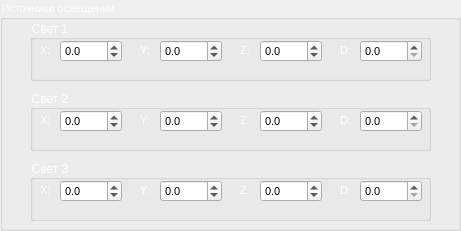
  <widget class="QGroupBox" name="group_lights">
   <property name="geometry">
    <rect>
     <x>10</x>
     <y>290</y>
     <width>461</width>
     <height>231</height>
    </rect>
   </property>
   <property name="font">
    <font>
     <pointsize>8</pointsize>
    </font>
   </property>
   <property name="styleSheet">
    <string notr="true">::title{color:white}</string>
   </property>
   <property name="title">
    <string>Источники освещения</string>
   </property>
   <widget class="QGroupBox" name="group_light_1">
    <property name="geometry">
     <rect>
      <x>30</x>
      <y>20</y>
      <width>401</width>
      <height>61</height>
     </rect>
    </property>
    <property name="title">
     <string>Свет 1</string>
    </property>
    <widget class="QLabel" name="label_20">
     <property name="geometry">
      <rect>
       <x>10</x>
       <y>20</y>
       <width>21</width>
       <height>21</height>
      </rect>
     </property>
     <property name="font">
      <font>
       <pointsize>8</pointsize>
      </font>
     </property>
     <property name="styleSheet">
      <string notr="true">color: rgb(255, 255, 255);</string>
     </property>
     <property name="text">
      <string>X:</string>
     </property>
    </widget>
    <widget class="QDoubleSpinBox" name="light1_X">
     <property name="geometry">
      <rect>
       <x>30</x>
       <y>20</y>
       <width>62</width>
       <height>22</height>
      </rect>
     </property>
     <property name="font">
      <font>
       <pointsize>8</pointsize>
      </font>
     </property>
     <property name="styleSheet">
      <string notr="true">color: rgb(0, 0, 0);</string>
     </property>
     <property name="decimals">
      <number>1</number>
     </property>
     <property name="minimum">
      <double>-100.000000000000000</double>
     </property>
     <property name="singleStep">
      <double>0.100000000000000</double>
     </property>
    </widget>
    <widget class="QLabel" name="label_21">
     <property name="geometry">
      <rect>
       <x>110</x>
       <y>20</y>
       <width>21</width>
       <height>21</height>
      </rect>
     </property>
     <property name="font">
      <font>
       <pointsize>8</pointsize>
      </font>
     </property>
     <property name="styleSheet">
      <string notr="true">color: rgb(255, 255, 255);</string>
     </property>
     <property name="text">
      <string>Y:</string>
     </property>
    </widget>
    <widget class="QDoubleSpinBox" name="light1_Y">
     <property name="geometry">
      <rect>
       <x>130</x>
       <y>20</y>
       <width>62</width>
       <height>22</height>
      </rect>
     </property>
     <property name="font">
      <font>
       <pointsize>8</pointsize>
      </font>
     </property>
     <property name="styleSheet">
      <string notr="true">color: rgb(0, 0, 0);</string>
     </property>
     <property name="decimals">
      <number>1</number>
     </property>
     <property name="minimum">
      <double>-100.000000000000000</double>
     </property>
     <property name="singleStep">
      <double>0.100000000000000</double>
     </property>
    </widget>
    <widget class="QLabel" name="label_22">
     <property name="geometry">
      <rect>
       <x>210</x>
       <y>20</y>
       <width>21</width>
       <height>21</height>
      </rect>
     </property>
     <property name="font">
      <font>
       <pointsize>8</pointsize>
      </font>
     </property>
     <property name="styleSheet">
      <string notr="true">color: rgb(255, 255, 255);</string>
     </property>
     <property name="text">
      <string>Z:</string>
     </property>
    </widget>
    <widget class="QDoubleSpinBox" name="light1_Z">
     <property name="geometry">
      <rect>
       <x>230</x>
       <y>20</y>
       <width>62</width>
       <height>22</height>
      </rect>
     </property>
     <property name="font">
      <font>
       <pointsize>8</pointsize>
      </font>
     </property>
     <property name="styleSheet">
      <string notr="true">color: rgb(0, 0, 0);</string>
     </property>
     <property name="decimals">
      <number>1</number>
     </property>
     <property name="minimum">
      <double>-100.000000000000000</double>
     </property>
     <property name="singleStep">
      <double>0.100000000000000</double>
     </property>
    </widget>
    <widget class="QLabel" name="label_23">
     <property name="geometry">
      <rect>
       <x>310</x>
       <y>20</y>
       <width>21</width>
       <height>21</height>
      </rect>
     </property>
     <property name="font">
      <font>
       <pointsize>8</pointsize>
      </font>
     </property>
     <property name="styleSheet">
      <string notr="true">color: rgb(255, 255, 255);</string>
     </property>
     <property name="text">
      <string>D:</string>
     </property>
    </widget>
    <widget class="QDoubleSpinBox" name="light1_D">
     <property name="geometry">
      <rect>
       <x>330</x>
       <y>20</y>
       <width>62</width>
       <height>22</height>
      </rect>
     </property>
     <property name="font">
      <font>
       <pointsize>8</pointsize>
      </font>
     </property>
     <property name="styleSheet">
      <string notr="true">color: rgb(0, 0, 0);</string>
     </property>
     <property name="decimals">
      <number>1</number>
     </property>
     <property name="singleStep">
      <double>0.100000000000000</double>
     </property>
    </widget>
   </widget>
   <widget class="QGroupBox" name="group_light_2">
    <property name="geometry">
     <rect>
      <x>30</x>
      <y>90</y>
      <width>401</width>
      <height>61</height>
     </rect>
    </property>
    <property name="title">
     <string>Свет 2</string>
    </property>
    <widget class="QLabel" name="label_30">
     <property name="geometry">
      <rect>
       <x>10</x>
       <y>20</y>
       <width>21</width>
       <height>21</height>
      </rect>
     </property>
     <property name="font">
      <font>
       <pointsize>8</pointsize>
      </font>
     </property>
     <property name="styleSheet">
      <string notr="true">color: rgb(255, 255, 255);</string>
     </property>
     <property name="text">
      <string>X:</string>
     </property>
    </widget>
    <widget class="QDoubleSpinBox" name="light2_X">
     <property name="geometry">
      <rect>
       <x>30</x>
       <y>20</y>
       <width>62</width>
       <height>22</height>
      </rect>
     </property>
     <property name="font">
      <font>
       <pointsize>8</pointsize>
      </font>
     </property>
     <property name="styleSheet">
      <string notr="true">color: rgb(0, 0, 0);</string>
     </property>
     <property name="decimals">
      <number>1</number>
     </property>
     <property name="minimum">
      <double>-100.000000000000000</double>
     </property>
     <property name="singleStep">
      <double>0.100000000000000</double>
     </property>
    </widget>
    <widget class="QLabel" name="label_31">
     <property name="geometry">
      <rect>
       <x>110</x>
       <y>20</y>
       <width>21</width>
       <height>21</height>
      </rect>
     </property>
     <property name="font">
      <font>
       <pointsize>8</pointsize>
      </font>
     </property>
     <property name="styleSheet">
      <string notr="true">color: rgb(255, 255, 255);</string>
     </property>
     <property name="text">
      <string>Y:</string>
     </property>
    </widget>
    <widget class="QDoubleSpinBox" name="light2_Y">
     <property name="geometry">
      <rect>
       <x>130</x>
       <y>20</y>
       <width>62</width>
       <height>22</height>
      </rect>
     </property>
     <property name="font">
      <font>
       <pointsize>8</pointsize>
      </font>
     </property>
     <property name="styleSheet">
      <string notr="true">color: rgb(0, 0, 0);</string>
     </property>
     <property name="decimals">
      <number>1</number>
     </property>
     <property name="minimum">
      <double>-100.000000000000000</double>
     </property>
     <property name="singleStep">
      <double>0.100000000000000</double>
     </property>
    </widget>
    <widget class="QLabel" name="label_32">
     <property name="geometry">
      <rect>
       <x>210</x>
       <y>20</y>
       <width>21</width>
       <height>21</height>
      </rect>
     </property>
     <property name="font">
      <font>
       <pointsize>8</pointsize>
      </font>
     </property>
     <property name="styleSheet">
      <string notr="true">color: rgb(255, 255, 255);</string>
     </property>
     <property name="text">
      <string>Z:</string>
     </property>
    </widget>
    <widget class="QDoubleSpinBox" name="light2_Z">
     <property name="geometry">
      <rect>
       <x>230</x>
       <y>20</y>
       <width>62</width>
       <height>22</height>
      </rect>
     </property>
     <property name="font">
      <font>
       <pointsize>8</pointsize>
      </font>
     </property>
     <property name="styleSheet">
      <string notr="true">color: rgb(0, 0, 0);</string>
     </property>
     <property name="decimals">
      <number>1</number>
     </property>
     <property name="minimum">
      <double>-100.000000000000000</double>
     </property>
     <property name="singleStep">
      <double>0.100000000000000</double>
     </property>
    </widget>
    <widget class="QLabel" name="label_33">
     <property name="geometry">
      <rect>
       <x>310</x>
       <y>20</y>
       <width>21</width>
       <height>21</height>
      </rect>
     </property>
     <property name="font">
      <font>
       <pointsize>8</pointsize>
      </font>
     </property>
     <property name="styleSheet">
      <string notr="true">color: rgb(255, 255, 255);</string>
     </property>
     <property name="text">
      <string>D:</string>
     </property>
    </widget>
    <widget class="QDoubleSpinBox" name="light2_D">
     <property name="geometry">
      <rect>
       <x>330</x>
       <y>20</y>
       <width>62</width>
       <height>22</height>
      </rect>
     </property>
     <property name="font">
      <font>
       <pointsize>8</pointsize>
      </font>
     </property>
     <property name="styleSheet">
      <string notr="true">color: rgb(0, 0, 0);</string>
     </property>
     <property name="decimals">
      <number>1</number>
     </property>
     <property name="singleStep">
      <double>0.100000000000000</double>
     </property>
    </widget>
   </widget>
   <widget class="QGroupBox" name="group_light_3">
    <property name="geometry">
     <rect>
      <x>30</x>
      <y>160</y>
      <width>401</width>
      <height>61</height>
     </rect>
    </property>
    <property name="title">
     <string>Свет 3</string>
    </property>
    <widget class="QLabel" name="label_34">
     <property name="geometry">
      <rect>
       <x>10</x>
       <y>20</y>
       <width>21</width>
       <height>21</height>
      </rect>
     </property>
     <property name="font">
      <font>
       <pointsize>8</pointsize>
      </font>
     </property>
     <property name="styleSheet">
      <string notr="true">color: rgb(255, 255, 255);</string>
     </property>
     <property name="text">
      <string>X:</string>
     </property>
    </widget>
    <widget class="QDoubleSpinBox" name="light3_X">
     <property name="geometry">
      <rect>
       <x>30</x>
       <y>20</y>
       <width>62</width>
       <height>22</height>
      </rect>
     </property>
     <property name="font">
      <font>
       <pointsize>8</pointsize>
      </font>
     </property>
     <property name="styleSheet">
      <string notr="true">color: rgb(0, 0, 0);</string>
     </property>
     <property name="decimals">
      <number>1</number>
     </property>
     <property name="minimum">
      <double>-100.000000000000000</double>
     </property>
     <property name="singleStep">
      <double>0.100000000000000</double>
     </property>
    </widget>
    <widget class="QLabel" name="label_35">
     <property name="geometry">
      <rect>
       <x>110</x>
       <y>20</y>
       <width>21</width>
       <height>21</height>
      </rect>
     </property>
     <property name="font">
      <font>
       <pointsize>8</pointsize>
      </font>
     </property>
     <property name="styleSheet">
      <string notr="true">color: rgb(255, 255, 255);</string>
     </property>
     <property name="text">
      <string>Y:</string>
     </property>
    </widget>
    <widget class="QDoubleSpinBox" name="light3_Y">
     <property name="geometry">
      <rect>
       <x>130</x>
       <y>20</y>
       <width>62</width>
       <height>22</height>
      </rect>
     </property>
     <property name="font">
      <font>
       <pointsize>8</pointsize>
      </font>
     </property>
     <property name="styleSheet">
      <string notr="true">color: rgb(0, 0, 0);</string>
     </property>
     <property name="decimals">
      <number>1</number>
     </property>
     <property name="minimum">
      <double>-100.000000000000000</double>
     </property>
     <property name="singleStep">
      <double>0.100000000000000</double>
     </property>
    </widget>
    <widget class="QLabel" name="label_36">
     <property name="geometry">
      <rect>
       <x>210</x>
       <y>20</y>
       <width>21</width>
       <height>21</height>
      </rect>
     </property>
     <property name="font">
      <font>
       <pointsize>8</pointsize>
      </font>
     </property>
     <property name="styleSheet">
      <string notr="true">color: rgb(255, 255, 255);</string>
     </property>
     <property name="text">
      <string>Z:</string>
     </property>
    </widget>
    <widget class="QDoubleSpinBox" name="light3_Z">
     <property name="geometry">
      <rect>
       <x>230</x>
       <y>20</y>
       <width>62</width>
       <height>22</height>
      </rect>
     </property>
     <property name="font">
      <font>
       <pointsize>8</pointsize>
      </font>
     </property>
     <property name="styleSheet">
      <string notr="true">color: rgb(0, 0, 0);</string>
     </property>
     <property name="decimals">
      <number>1</number>
     </property>
     <property name="minimum">
      <double>-100.000000000000000</double>
     </property>
     <property name="singleStep">
      <double>0.100000000000000</double>
     </property>
    </widget>
    <widget class="QLabel" name="label_37">
     <property name="geometry">
      <rect>
       <x>310</x>
       <y>20</y>
       <width>21</width>
       <height>21</height>
      </rect>
     </property>
     <property name="font">
      <font>
       <pointsize>8</pointsize>
      </font>
     </property>
     <property name="styleSheet">
      <string notr="true">color: rgb(255, 255, 255);</string>
     </property>
     <property name="text">
      <string>D:</string>
     </property>
    </widget>
    <widget class="QDoubleSpinBox" name="light3_D">
     <property name="geometry">
      <rect>
       <x>330</x>
       <y>20</y>
       <width>62</width>
       <height>22</height>
      </rect>
     </property>
     <property name="font">
      <font>
       <pointsize>8</pointsize>
      </font>
     </property>
     <property name="styleSheet">
      <string notr="true">color: rgb(0, 0, 0);</string>
     </property>
     <property name="decimals">
      <number>1</number>
     </property>
     <property name="singleStep">
      <double>0.100000000000000</double>
     </property>
    </widget>
   </widget>
  </widget>
